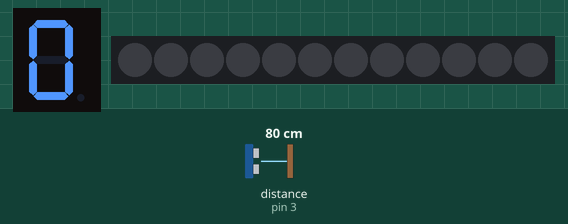
Bench run of a sketch on a simulated Arduino Uno, built with avr-gcc and run on an emulated ATmega328P. On the bench: 1-digit seven-segment display, 12 RGB LEDs in strip order, left to right. Wiring (inferred from the names in the program): ultrasonic range finder: trigger pin 4; echo pin 3; 1-digit 7-segment display, segments lit when HIGH: segments pin 5, pin 6, pin 7, pin 8, pin 9, pin 10, pin 11. Inputs (shaded band) come from the test bench; at power-on: distance to the obstacle (sensor on pin 3) 80 cm. The echo pulse lasts 58.3 µs per cm; the segment pins are drawn as the display they are named for.

Above: at 1.2 s.
1.3 s: distance to the obstacle (sensor on pin 3) set to 12 cm
2.8 s: distance to the obstacle (sensor on pin 3) set to 9 cm
At 3.6 s:
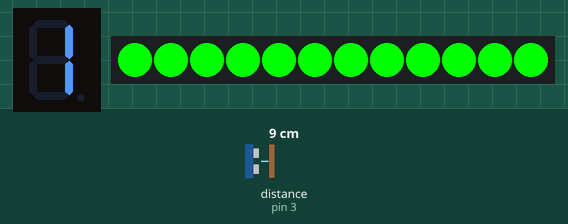
At 14.0 s:
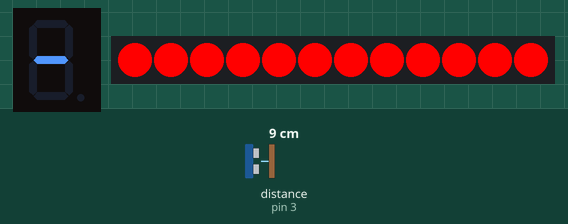
Timing chart, 0 to 14.3 s (numbered marks = the images above; inputs shaded):
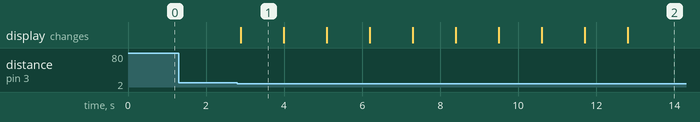

The sketch:

Parte_1_practica_I.ino
```cpp
#include <Adafruit_NeoPixel.h>

#define trig 4
#define echo 3
#define neo 2
#define num 12

Adafruit_NeoPixel pixels(num, neo, NEO_GRB + NEO_KHZ800);

int count = 0;
const int maxPeople = 9;

const int segmentPins[] = {5, 6, 7, 8, 9, 10, 11};

const int digits[10][7] = {
  {1, 1, 1, 1, 1, 1, 0}, {0, 1, 1, 0, 0, 0, 0},  {1, 1, 0, 1, 1, 0, 1}, {1, 1, 1, 1, 0, 0, 1}, {0, 1, 1, 0, 0, 1, 1},  {1, 0, 1, 1, 0, 1, 1},  {1, 0, 1, 1, 1, 1, 1},  {1, 1, 1, 0, 0, 0, 0},{1, 1, 1, 1, 1, 1, 1},  {1, 1, 1, 1, 0, 1, 1}
};

void setup() {
  Serial.begin(9600);

  pinMode(trig, OUTPUT);
  pinMode(echo, INPUT);

  for (int i = 0; i < 7; i++) {
    pinMode(segmentPins[i], OUTPUT);
  }

  pixels.begin();
  pixels.show();

  displaydigitos(count);
}

void loop() {
  float distance = distancia();

  if (distance >= 6.0 && distance <= 10.0) {
    if (count < maxPeople) {
      count++;
      displaydigitos(count);
       for(int i =0; i<12; i++)
      pixels.setPixelColor(i, pixels.Color(0, 255, 0));
    } else {
      displaylleno();
      for(int i =0; i<12; i++)
      pixels.setPixelColor(i, pixels.Color(255, 0, 0));
    }
    pixels.show();
    delay(1000);
  }

  delay(100);
}

void displaydigitos(int digit) {
  for (int i = 0; i < 7; i++) {
    digitalWrite(segmentPins[i], digits[digit][i]);
  }
}

void displaylleno() {
  for (int i = 0; i < 7; i++) {
    if (i == 6) {
      digitalWrite(segmentPins[i], HIGH);
    } else {
      digitalWrite(segmentPins[i], LOW);
    }
  }
}


float distancia() {
  digitalWrite(trig, LOW);
  delayMicroseconds(2);
  digitalWrite(trig, HIGH);
  delayMicroseconds(10);
  digitalWrite(trig, LOW);

  long duration = pulseIn(echo, HIGH);

  float distance = (duration * 0.034) / 2;

  return distance;
}
```

Measured:
- the behaviour switches between 11 and 10 cm on distance to the obstacle (sensor on pin 3) (found by bisection; images 0 and 1)
- after the input at 1.3 s, every drawn part: stays the same
- after the input at 2.8 s, the display: changes after 0.09 s (image 1)
- what the display in image 1 shows lasts 1.1 s, from 2.9 s to 4.0 s
